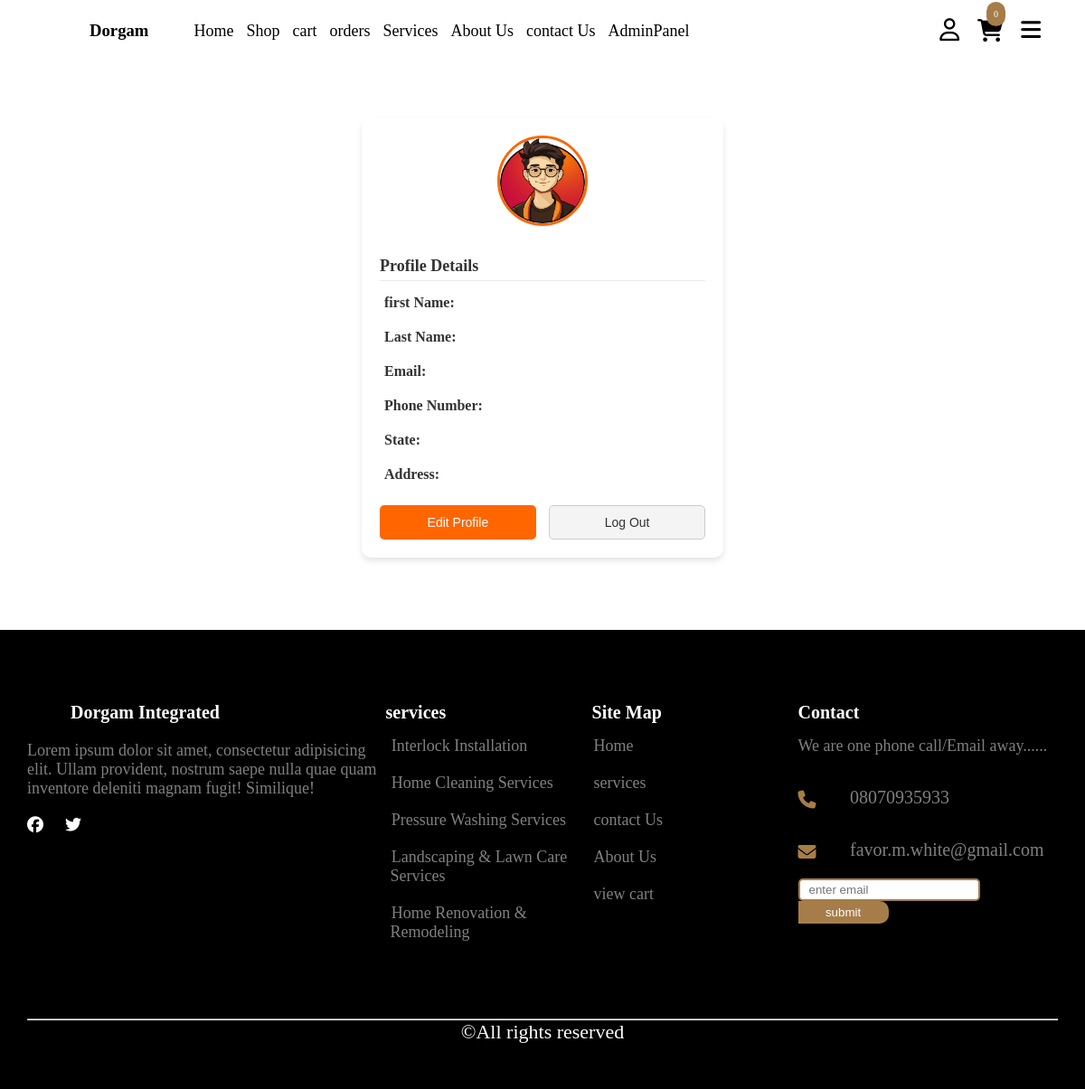
The app's page /profile (signed in) with its own data.
### core/models.py (models this page shows, shortened)
class Service(models.Model):
    image = models.ImageField(
        upload_to='services/images/',
        blank=False,
        null=False,
        help_text="enter service image"
    )
    name_of_service = models.CharField(max_length=200, blank=False, null=False)
    detail = CKEditor5Field(config_name='default')

class Contact(models.Model):
    address = models.CharField(max_length=200)
    phoneNumber = models.CharField(max_length=20)
    email = models.CharField(max_length=200)

### core/views.py (the view)
# urls.py: path('profile', views.profile_page, name="profile"),
@is_logged_in
def profile_page(request):
    profile = UserProfile.objects.filter(user=request.user).first()
    context = {"profile": profile}
    return render(request, "mainSite/profilePage.html", context)

### core/context_processors.py (called while the page is built)
def contact_info(request):
    contactInfo = Contact.objects.first()
    return {"contact": contactInfo}

def services(request):
    services = Service.objects.all()[:5]
    return {"services": services}

def social_media_view(request):
    social = SocialMedia.objects.first()  # You can adjust the query as needed
    return {'social': social}

def cart_item_count(request):
    if request.user.is_authenticated:
        try:
            cart = Cart.objects.filter(user=request.user, completed=False).first()
            if cart:
                total_items = sum(item.quantity for item in cart.cartitems.all())
            else:
                total_items = 0
        except Exception as e:
            print(f"Error calculating cart item count: {e}")
            total_items = 0
    else:
        total_items = 0
    return {"cart_item_count": total_items}

### core/decorator.py (called while the page is built)
def is_logged_in(func):
    @wraps(func)
    def wrapper(request, *args, **kwargs):
        try:
            if not request.user.is_authenticated:
                messages.warning(request, "please login to continue")
                return redirect('login')
            return func(request, *args, **kwargs)
        except Exception as e:
            print(f"Error: {e}")
            return redirect('login')
    return wrapper

### templates/mainSite/profilePage.html (shortened to what this page needs)
{% extends "./main.html" %}
{% load static %}
{% load humanize %}
{% block stylelinks %}
    <link rel="stylesheet" href="{% static 'css/mainSite/profilePage.css' %}">
{% endblock stylelinks %}
{% block content %}
    <div class="profile-container">
        <div class="profile-card">
            <div class="profile-header">
                <img src="{% static 'images/profile.jpg' %}" alt="User Avatar" class="profile-avatar">
            </div>
            <div class="profile-details">
                <h2>Profile Details</h2>
                <div class="detail">
                    <span class="detail-label">first Name:</span>
                </div>
                <div class="detail">
                    <span class="detail-label">Last Name:</span>
                </div>
                <div class="detail">
                    <span class="detail-label">Email:</span>
                </div>
                <div class="detail">
                    <span class="detail-label">Phone Number:</span>
                </div>
                <div class="detail">
                    <span class="detail-label">State:</span>
                </div>
                <div class="detail">
                    <span class="detail-label">Address:</span>
                </div>
            </div>
            <div class="profile-actions">
                <button class="action-btn edit-btn" onclick="window.location.href='/editProfile'">Edit Profile</button>
                <button class="action-btn logout-btn" onclick="window.location.href='/logout'">Log Out</button>
            </div>
        </div>
    </div>
{% endblock %}

### templates/mainSite/main.html (shortened to what this page needs)
{% load static %}
<!DOCTYPE html>
<html lang="en">
<head>
    <link rel="stylesheet" href="{% static 'css/mainSite/main.css' %}">
    {% block stylelinks %} {% endblock stylelinks %}
</head>
<body>
    <section class="header-main">
       <header class="container">
            <nav>
                <div class="logo" onclick="window.location.href='/'">
                <h1>Dorgam</h1>
                </div>
                <div class="nav-links">
                    <ul>
                        <li><a href="{% url 'home' %}">Home</a></li>
                        <li><a href="{% url 'products' %}">Shop</a></li>
                        <li><a href="{% url 'cart' %}">cart</a></li>
                        <li><a href="{% url 'orders' %}">orders</a></li>
                        <li><a href="{% url 'services' %}">Services</a></li>
                        <li><a href="{% url 'about' %}">About Us</a></li>
                        <li><a href="{% url 'contactUs' %}">contact Us</a></li>
                        {% if user.is_staff %}
                        <li>
                            <a href="/admin">AdminPanel</a>
                        </li>
                        {% endif %}
                    </ul>
                </div>
            </nav>
            <div class="nav-action">
                <div class="account">
                    {% if user.is_authenticated %}
                        <a href="{% url 'profile' %}"><i class="fa-regular fa-user"></i></a>
                    {% else %}
                        <a href="{% url 'login' %}"><i class="fa-regular fa-user"></i></a>
                    {% endif %}
                </div>
                <div class="cart" onclick="window.location.href='/store/cart'">
                    <a href="{% url 'cart' %}"><i class="fa-solid fa-cart-shopping"></i></a>
                    <div class="itemsNum"><p>{{cart_item_count}}</p></div>
                </div>
                <div class="handbugger">
                    <i class="fa-solid fa-bars" onclick="openNav()"></i>
                </div>
            </div>
       </header>
    </section>
     {% include 'flashMessages/message.html' %}
    {% block content %} {% endblock content %}
    <footer>
        <div class="footer-container container">
            <div class="footer-about">
                <div class="heading">
                    <div class="logo"><img src="{% static 'images/homePage/logo.jfif' %}" alt="" srcset=""></div>
                    <h1>Dorgam Integrated</h1>
                </div>
                <p>
                    Lorem ipsum dolor sit amet, consectetur adipisicing elit. Ullam provident,
                    nostrum saepe nulla quae quam inventore deleniti magnam fugit! Similique!
                </p>
               <div class="socials">
                {% if social.facebook %}
                    <a href="{{ social.facebook }}" target="_blank">
                        <i class="fa-brands fa-facebook"></i>
                    </a>
                {% endif %}
                {% if social.twitter %}
                    <a href="{{ social.twitter }}" target="_blank">
                        <i class="fa-brands fa-twitter"></i>
                    </a>
                {% endif %}
            </div>
            </div>
            <div class="footer-services">
                <h1> services</h1>
                {% for service in services %}
                    <a href="{% url 'service' service.id %}">{{ service.name_of_service }}</a>
                {% endfor %}
            </div>
            <div class="footer-links">
                <h1> Site Map </h1>
                <ul>
                    <li><a href="{% url 'home' %}">Home</a></li>
                    <li><a href="{% url 'services' %}">services</a></li>
                    <li><a href="{% url 'contactUs' %}">contact Us</a></li>
                    <li><a href="{% url 'about' %}">About Us</a></li>
                     <li><a href="{% url 'cart' %}">view cart</a></li>
                </ul>
            </div>
            <div class="footer-contact-info">
                <h1> Contact </h1>
                <p>We are one phone call/Email away......</p>
                    <div class="info">
                        <i class="fa-solid fa-phone"></i>
                        <p>{{ contact.phoneNumber }}</p>
                    </div>
                    <div class="info">
                        <i class="fa-solid fa-envelope"></i>
                        <p>{{ contact.email }}</p>
                    </div>
                    <div class="newsletter">
                        <form action="{% url 'subscribe' %}" method="post">
                             <input type="email" required placeholder="enter email" name="email">
                             <button type="submit">submit</button>
                        </form>
                    </div>
            </div>
        </div>
        <div class="copyright container">
            <hr style="color: grey;">
            <p>&copy;All rights reserved</p>
        </div>
    </footer>
</body>
</html>

### static/css/mainSite/main.css (style rules this page uses)
* { margin: 0; padding: 0; box-sizing: border-box; }
body { overflow-x: hidden; }
.container { width: 95%; max-width: 1200px; margin: 0 auto; }
.header-main { background-color: white; padding: 20px; position: fixed; top: 0; width: 100%; z-index: 1000; }
header { display: flex; justify-content: space-between; align-items: center; margin-top: 30px; }
nav { display: flex; align-items: center; }
.logo { display: flex; align-items: center; margin-right: 40px; font-family: Georgia, 'Times New Roman', Times, serif; }
.nav-links ul { list-style: none; }
.nav-links ul li { display: inline-block; margin-left: 10px; }
.nav-links ul li a { text-decoration: none; color: black; font-size: 18px; font-weight: 400; transition: 0.5s ease; }
.nav-action { display: flex; justify-content: space-between; align-items: center; }
.nav-action .account a { color: black; }
.nav-action .account { font-size: 25px; margin-right: 20px; cursor: pointer; }
.nav-action .cart { position: relative; cursor: pointer; }
.nav-action .cart a { text-decoration: none; color: black; }
.nav-action .cart i { font-size: 25px; }
.nav-action .cart .itemsNum { position: absolute; top: -20px; left: 10px; padding: 8px; font-size: 10px; background-color: rgb(166, 125, 73); border-radius: 50px; }
.nav-action .cart .itemsNum p { margin-right: 0px; color: white; }
.nav-action .handbugger { font-size: 25px; margin-left: 20px; cursor: pointer; }
footer { background-color: black; color: white; padding-top: 80px; padding-bottom: 50px; }
.footer-container { display: flex; justify-content: space-between; }
.footer-about { width: 40%; }
.footer-about .heading * { margin-right: 4px; padding: 0; margin-bottom: 20px; }
.footer-about .heading { display: flex; }
footer h1 { font-size: 20px; }
.footer-about p { color: gray; font-size: 18px; }
.footer-about .socials { margin-top: 20px; }
.footer-about .socials a { display: inline-block; margin-right: 20px; color: white; text-decoration: none; font-size: 18px; }
.footer-services { width: 23%; }
.footer-services a { display: block; color: gray; text-decoration: none; margin-top: 10px; padding: 5px; font-size: 18px; overflow: hidden; }
.footer-links { width: 23%; }
.footer-links ul { list-style: none; overflow: hidden; }
.footer-links ul li { padding: 5px; margin-top: 10px; }
.footer-links a { color: gray; text-decoration: none; font-size: 18px; overflow: hidden; }
.footer-contact-info { width: 29%; word-wrap: break-word; }
.footer-contact-info p { margin-bottom: 20px; font-size: 18px; color: gray; margin-top: 15px; }
.footer-contact-info .info { display: flex; justify-content: space-between; align-items: center; cursor: pointer; }
.footer-contact-info .info i { width: 10%; font-size: 20px; color: rgb(166, 125, 73); }
.footer-contact-info .info p { width: 80%; font-size: 20px; color: gray; }
footer .newsletter input { border: 2px solid rgb(166, 125, 73); height: 25px; border-radius: 5px; padding: 10px; outline: none; }
footer .newsletter button { background-color: rgb(166, 125, 73); color: white; border: none; padding: 5px; width: 100px; border-top-right-radius: 10px; border-bottom-right-radius: 10px; }
footer .copyright { margin-top: 80px; color: white; text-align: center; }
footer .copyright hr { color: gray; }
footer .copyright p { font-size: 22px; }

### records on screen
Service: name_of_service "Interlock Installation"
Service: name_of_service "Home Cleaning Services"
Service: name_of_service "Pressure Washing Services"
Service: name_of_service "Landscaping & Lawn Care Services"
Service: name_of_service "Home Renovation & Remodeling"
Contact: phoneNumber "08070935933", email "favor.m.white@gmail.com"

### other values on screen
{{ cart_item_count }} "0"
